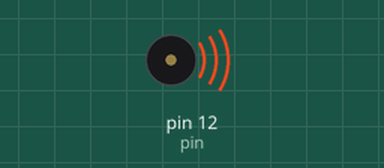
Simulated run of this sketch. Board: Arduino Uno, built with avr-gcc and run on an emulated ATmega328P. Shown: buzzer (waves = sounding).

Above: at 0.3 s.
Timing chart, 0 to 11.1 s (numbered marks = the images above):
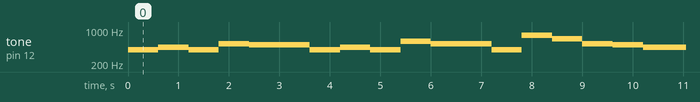

The sketch:

08.PASSIVE_BUZZER.ino
```cpp
#include "pitches.h"

uint8_t const pin = 12;

// notes in the melody:
int const happyBirthdayMelody[]{
  NOTE_G4, NOTE_G4, NOTE_A4, NOTE_G4, NOTE_C5, NOTE_B4,           // 1st verse
  NOTE_G4, NOTE_G4, NOTE_A4, NOTE_G4, NOTE_D5, NOTE_C5,           // 2nd verse
  NOTE_G4, NOTE_G4, NOTE_G5, NOTE_E5, NOTE_C5, NOTE_B4, NOTE_A4,  // 3rd verse
  NOTE_F5, NOTE_F5, NOTE_E5, NOTE_C5, NOTE_D5, NOTE_C5            // 4th verse
};

// duration of each note (1 = whole note, 2 = half note, 4 = quarter note, ...)
int const happyBirhtdayDuration[]{
  8, 8, 4, 4, 4, 2,     // 1st verse
  8, 8, 4, 4, 4, 2,     // 2nd verse
  8, 8, 4, 4, 4, 4, 2,  // 3rd verse
  8, 8, 4, 4, 4, 2      // 4th verse
};

// whole note duration in ms. (= 100 bpm @ four-four time)
int const duration = 2400;

void setup() {
  // nothing to set up.
}

void loop() {
  for (int thisNote = 0; thisNote < 25; thisNote++) {
    int noteDuration = (duration / happyBirhtdayDuration[thisNote]);
    tone(pin, happyBirthdayMelody[thisNote], noteDuration);
    // let the note ring
    delay(noteDuration);
  }
  // restart after two seconds
  delay(2000);
}
```

Measured:
- by itself, tone on pin 12 (pin): plays 392 Hz for 0.60 s, 440 Hz for 0.60 s, 392 Hz for 0.60 s, 523 Hz for 0.60 s, 494 Hz for 1.2 s, 392 Hz for 0.60 s … (163 notes in this stretch)
